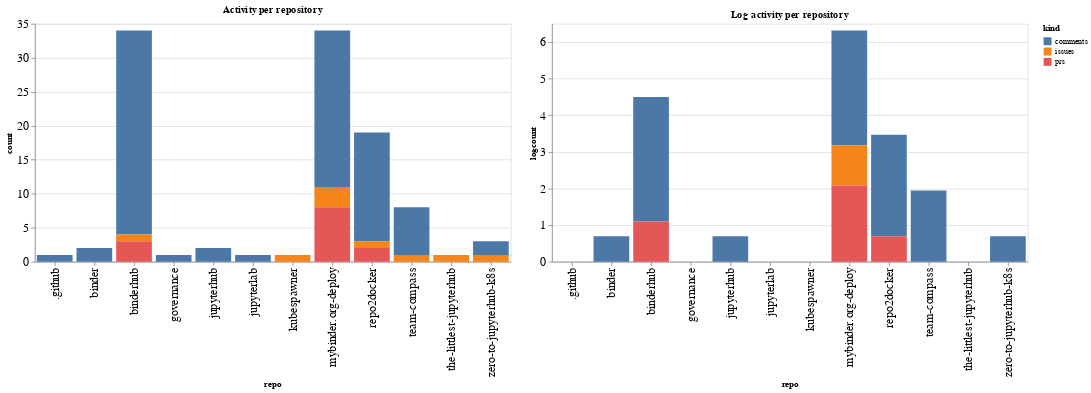

Write notebook code for a chart like this one.
### Code cell
ch1 = alt.Chart(repo_summaries, width=600, title="Activity per repository").mark_bar().encode(
    x='repo',
    y='count',
    color='kind',
    tooltip="kind"
)

ch2 = alt.Chart(repo_summaries, width=600, title="Log activity per repository").mark_bar().encode(
    x='repo',
    y='logcount',
    color='kind',
    tooltip="kind"
)

ch1 | ch2

### Figure 1 — Vega-Lite specification as saved in the notebook (floating-point values rounded to 4 significant figures)
{"config": {"axisLeft": {"labelFontSize": 15}, "axisBottom": {"labelFontSize": 15}}, "hconcat": [{"mark": "bar", "encoding": {"color": {"type": "nominal", "field": "kind"}, "tooltip": {"type": "nominal", "field": "kind"}, "x": {"type": "nominal", "field": "repo"}, "y": {"type": "quantitative", "field": "count"}}, "title": "Activity per repository", "width": 600}, {"mark": "bar", "encoding": {"color": {"type": "nominal", "field": "kind"}, "tooltip": {"type": "nominal", "field": "kind"}, "x": {"type": "nominal", "field": "repo"}, "y": {"type": "quantitative", "field": "logcount"}}, "title": "Log activity per repository", "width": 600}], "data": {"name": "data-9b7ef4185ac785a307e3a33d6e93c104"}, "$schema": "https://vega.github.io/schema/vega-lite/v4.8.1.json", "datasets": {"data-9b7ef4185ac785a307e3a33d6e93c104": [{"repo": ".github", "kind": "comments", "count": 1, "logcount": 0.0}, {"repo": "binder", "kind": "comments", "count": 2, "logcount": 0.6931}, {"repo": "binderhub", "kind": "comments", "count": 30, "logcount": 3.401}, {"repo": "binderhub", "kind": "issues", "count": 1, "logcount": 0.0}, {"repo": "binderhub", "kind": "prs", "count": 3, "logcount": 1.099}, {"repo": "governance", "kind": "comments", "count": 1, "logcount": 0.0}, {"repo": "jupyterhub", "kind": "comments", "count": 2, "logcount": 0.6931}, {"repo": "jupyterlab", "kind": "comments", "count": 1, "logcount": 0.0}, {"repo": "kubespawner", "kind": "issues", "count": 1, "logcount": 0.0}, {"repo": "mybinder.org-deploy", "kind": "comments", "count": 23, "logcount": 3.135}, {"repo": "mybinder.org-deploy", "kind": "issues", "count": 3, "logcount": 1.099}, {"repo": "mybinder.org-deploy", "kind": "prs", "count": 8, "logcount": 2.079}, {"repo": "repo2docker", "kind": "comments", "count": 16, "logcount": 2.773}, {"repo": "repo2docker", "kind": "issues", "count": 1, "logcount": 0.0}, {"repo": "repo2docker", "kind": "prs", "count": 2, "logcount": 0.6931}, {"repo": "team-compass", "kind": "comments", "count": 7, "logcount": 1.946}, {"repo": "team-compass", "kind": "issues", "count": 1, "logcount": 0.0}, {"repo": "the-littlest-jupyterhub", "kind": "issues", "count": 1, "logcount": 0.0}, {"repo": "zero-to-jupyterhub-k8s", "kind": "comments", "count": 2, "logcount": 0.6931}, {"repo": "zero-to-jupyterhub-k8s", "kind": "issues", "count": 1, "logcount": 0.0}]}}
